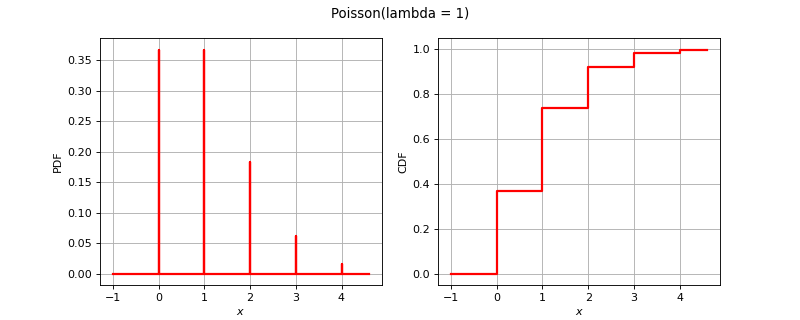

Write Python code to recreate this figure.
import openturns as ot
from matplotlib import pyplot as plt
from openturns.viewer import View
title = None
if ot.Poisson().__class__.__name__ == 'Bernoulli':
    distribution = ot.Bernoulli(0.7)
elif ot.Poisson().__class__.__name__ == 'Binomial':
    distribution = ot.Binomial(5, 0.2)
elif ot.Poisson().__class__.__name__ == 'Hypergeometric':
    distribution = ot.Hypergeometric(10, 4, 7)
elif ot.Poisson().__class__.__name__ == 'CumulativeDistributionNetwork':
    coll = [ot.Normal(2),ot.Dirichlet([0.5, 1.0, 1.5])]
    distribution = ot.CumulativeDistributionNetwork(coll, ot.BipartiteGraph([[0,1], [0,1]]))
elif ot.Poisson().__class__.__name__ == 'Histogram':
    distribution = ot.Histogram([-1.0, 0.5, 1.0, 2.0], [0.45, 0.4, 0.15])
elif ot.Poisson().__class__.__name__ == 'KernelMixture':
    kernel = ot.Uniform()
    sample = ot.Normal().getSample(5)
    bandwidth = [1.0]
    distribution = ot.KernelMixture(kernel, bandwidth, sample)
elif ot.Poisson().__class__.__name__ == 'MaximumDistribution':
    coll = [ot.Uniform(2.5, 3.5), ot.LogUniform(1.0, 1.2), ot.Triangular(2.0, 3.0, 4.0)]
    distribution = ot.MaximumDistribution(coll)
elif ot.Poisson().__class__.__name__ == 'Multinomial':
    distribution = ot.Multinomial(5, [0.2])
elif ot.Poisson().__class__.__name__ == 'RandomMixture':
    coll = [ot.Triangular(0.0, 1.0, 5.0), ot.Uniform(-2.0, 2.0)]
    weights = [0.8, 0.2]
    cst = 3.0
    distribution = ot.RandomMixture(coll, weights, cst)
elif ot.Poisson().__class__.__name__ == 'TruncatedDistribution':
    distribution = ot.TruncatedDistribution(ot.Normal(2.0, 1.5), 1.0, 4.0)
elif ot.Poisson().__class__.__name__ == 'UserDefined':
    distribution = ot.UserDefined([[1.0], [2.0], [3.0]], [0.4, 0.5, 1.0])
elif ot.Poisson().__class__.__name__ == 'ZipfMandelbrot':
    distribution = ot.ZipfMandelbrot(10, 2.5, 0.3)
elif ot.Poisson().__class__.__name__ == 'Normal':
    cov = ot.CovarianceMatrix([[1.0, -0.5], [-0.5, 1.0]])
    distribution = ot.Normal([0.0, 0.0], cov)
    title = "Normal dist. with correlation coefficient {}".format(cov[0, 1])
else:
    distribution = ot.Poisson()

dimension = distribution.getDimension()
if title is None:
    title = str(distribution)[:100].split('\n')[0]
if dimension == 1:
    distribution.setDescription(['$x$'])
    pdf_graph = distribution.drawPDF()
    cdf_graph = distribution.drawCDF()
    fig = plt.figure(figsize=(10, 4))
    pdf_axis = fig.add_subplot(121)
    cdf_axis = fig.add_subplot(122)
    View(pdf_graph, figure=fig, axes=[pdf_axis], add_legend=False)
    View(cdf_graph, figure=fig, axes=[cdf_axis], add_legend=False)
    fig.suptitle(title)
elif dimension == 2:
    grid = ot.GridLayout(1, 2)
    pdf_graph = distribution.drawPDF()
    pdf_graph.setLegends([''])
    cdf_graph = distribution.drawCDF()
    cdf_graph.setLegends([''])
    grid.setGraph(0, 0, pdf_graph)
    grid.setGraph(0, 1, cdf_graph)
    grid.setTitle(title)
    fig = View(grid).getFigure()
    fig.axes[0].set_title('PDF')
    fig.axes[1].set_title('CDF')
